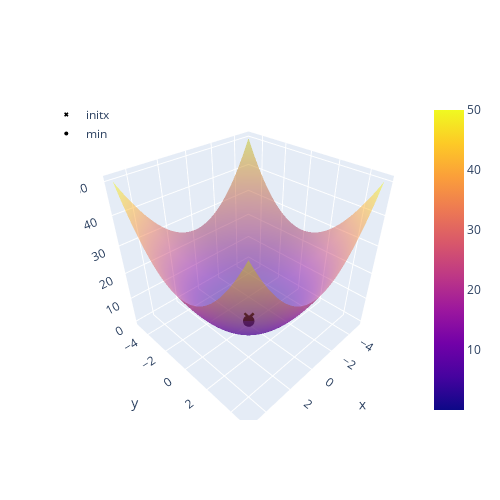

Notebook code for this chart:
### Code cell
## KEEPOUTPUT
plot3D(X0,X1,Z, initx, r.x)

### Figure 1 — Plotly figure (JSON) as saved in the notebook; plotly's stock layout.template omitted (floating-point values rounded to 4 significant figures; data arrays with more than 128 entries replaced by an {"elided": "..."} marker saying what was removed)
{"data": [{"opacity": 0.5, "type": "surface", "x": {"elided": "100x100 float values"}, "y": {"elided": "100x100 float values"}, "z": {"elided": "100x100 float values"}}, {"marker": {"color": "black", "opacity": 1, "size": 4, "symbol": "x"}, "mode": "markers", "name": "initx", "type": "scatter3d", "x": [-0.2214], "y": [-0.1743], "z": [0.07943]}, {"marker": {"color": "black", "opacity": 1, "size": 4}, "mode": "markers", "name": "min", "type": "scatter3d", "x": [-7.311e-09], "y": [-7.628e-09], "z": [1.116e-16]}], "layout": {"autosize": false, "height": 500, "legend": {"x": -0.1, "y": 1}, "width": 500}}
